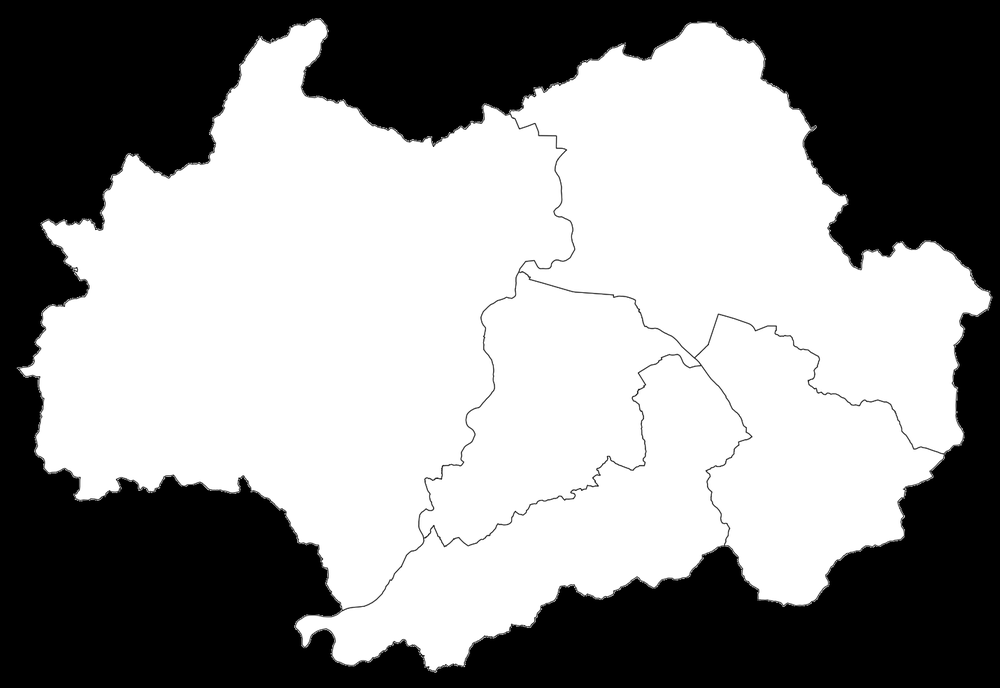
#> input picture korea_b.png, 1000 x 688 px, shrunk from 1430 x 984 before the run
$ python test.py
#> lines starting #> are read from the running program, lines starting #| are printed output that depends on the picture; after the words box and inside, x2 and y2 are one past the last pixel; in counts of white or black regions, pixels touching at a corner belong together
import cv2
import numpy as np
import sys


class coords:

    def __init__(self) -> None:
        pass

    def extract(imgpath):
        # 원본 이미지 불러오기
#> called with imgpath = 'korea_b.png'
        origin_img = cv2.imread(imgpath)
#> origin_img is the input picture: shape (688, 1000, 3); min 0, max 255, mean 147.2
        # 작업할 이미지 불러오기
        img = cv2.imread(imgpath)

        # 이미지 그레이 전환
        imgray = cv2.cvtColor(img, cv2.COLOR_RGB2GRAY)

        # 흑과 백으로 임계(threshold) 분할
        test, thresh = cv2.threshold(imgray, 127, 255, 0)
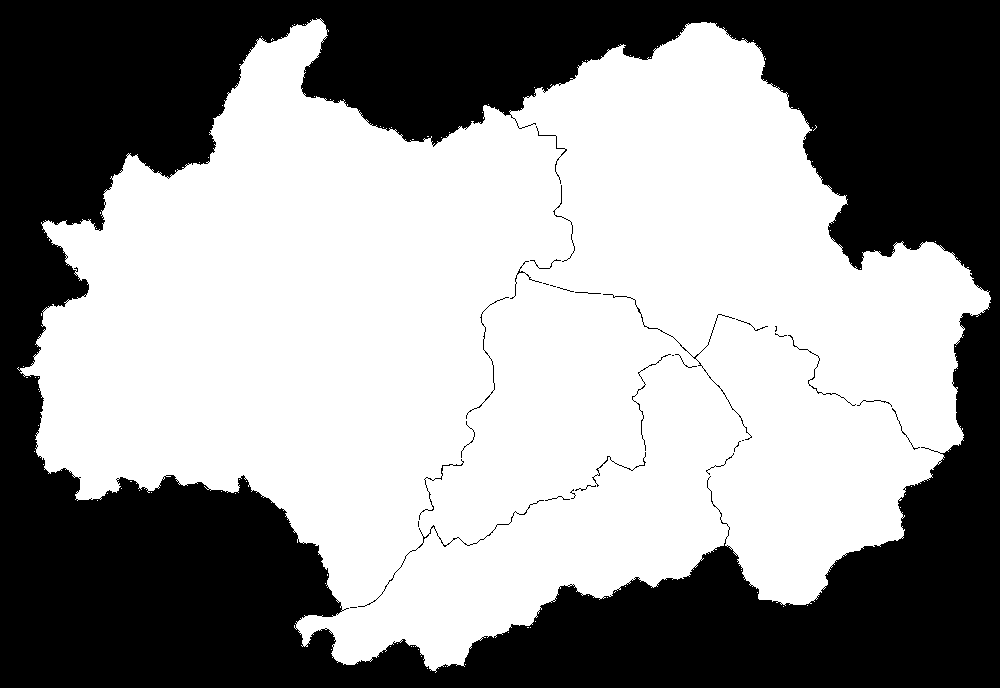
#> thresh: shape (688, 1000); 57.6% white; 32 black regions (11 under 20 px)
        contours, hierarchy = cv2.findContours(
            thresh, cv2.RETR_LIST, cv2.CHAIN_APPROX_NONE)     # contour(외곽선)를 찾아냄.(연속된 좌표점)
#> contours = 879 contours, 852 with area under 20; largest, box (x1, y1, x2, y2) and area: (17, 18, 991, 673) 396131, (440, 463, 454, 477) 46, (537, 130, 557, 137) 44, (555, 135, 566, 150) 42, (559, 184, 563, 206) 41

        # contour(외곽선)을 그림, 검은색(0, 0, 0), 두께 1로 // 경계 나누기용
        cv2.drawContours(img, contours, -1, (0, 0, 0), 1)
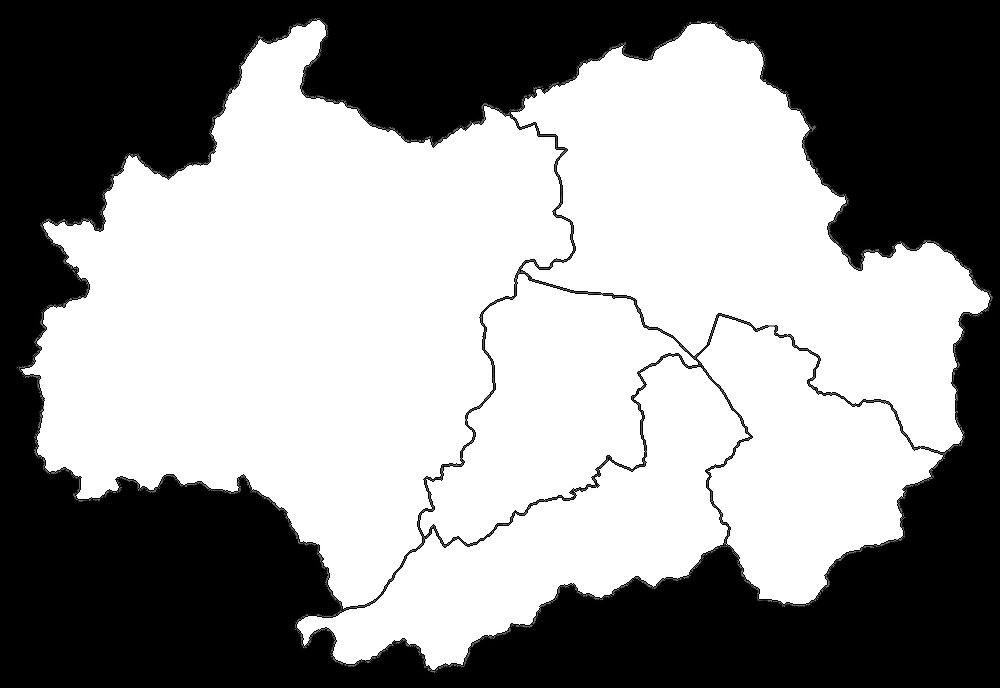
#> img: shape (688, 1000, 3); 1.17% of pixels changed, all inside (x1, y1, x2, y2) = (17, 18, 991, 673)

        imgray = cv2.cvtColor(img, cv2.COLOR_RGB2GRAY)
        # 흑과 백으로 임계(threshold) 분할
        test, thresh = cv2.threshold(imgray, 127, 255, 0)
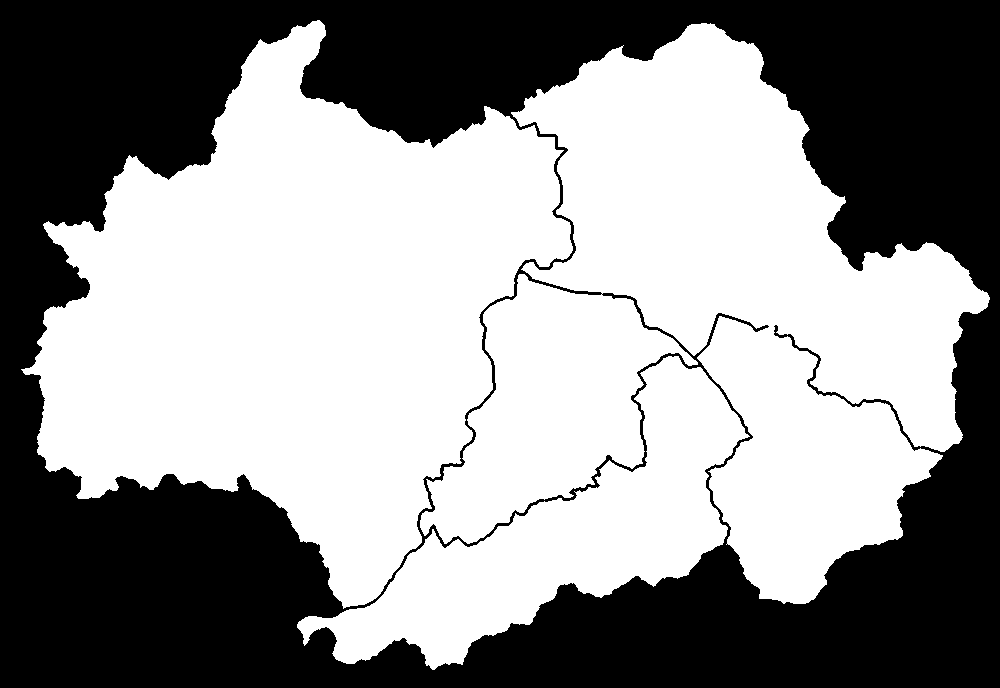
#> thresh: shape (688, 1000); 56.4% white; 1 black region
        contours, hierarchy = cv2.findContours(
            thresh, cv2.RETR_CCOMP, cv2.CHAIN_APPROX_NONE)     # contour(외곽선)를 찾아냄.(연속된 좌표점)
#> contours = 3 contours; box (x1, y1, x2, y2) and area: (21, 20, 573, 609) 173424, (420, 23, 990, 604) 165419, (297, 356, 750, 670) 45776

        # 원본 이미지에 contour(외곽선)을 그림, 빨간색(0, 0, 255), 두께 1로 -- 확인용
        cv2.drawContours(img, contours, -1, (0, 0, 255), 1)
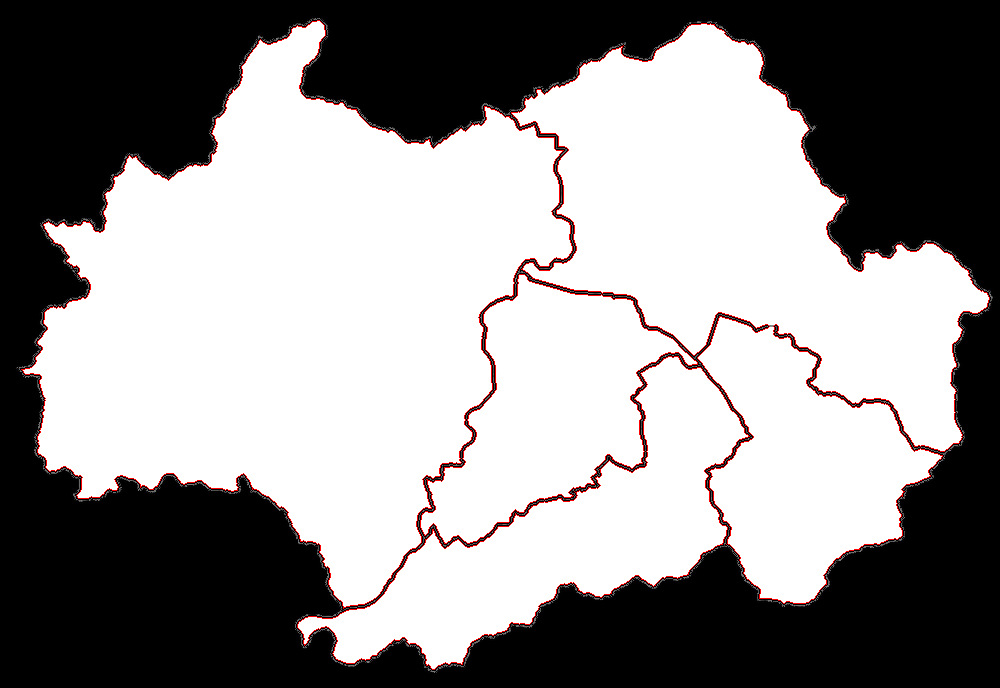
#> img: shape (688, 1000, 3); 1.02% of pixels changed, all inside (x1, y1, x2, y2) = (21, 20, 990, 670)

        # 이미지 출력
        cv2.imshow('result', img)
        # 아무키나 누르면
        cv2.waitKey(0)
        # 모든창 닫기
        cv2.destroyAllWindows()

        temp = list(contours)
#> temp has the same summary as contours
        temp.sort(key=len)
        temp.reverse()
        result = list()
        for i in range(len(temp)):
            # 작은 구역은 좌표를 출력하지 않고 PASS
            if len(temp[i]) < 10:
                continue
            result.append(temp[i])
#> this loop made 3 passes
#> after the loop, result has the same summary as contours

        return result, origin_img

    def printhtml(contours, n=1):
        # 좌표 생략 계수 default는 1이며 n을 함께 입력시 좌표의 갯수가 n분의 1로 줄어든다
        num = n
        # ---------------- 완성된 contours로 html 파일 제작 -----------------
        f = open('result.html', 'w')
        f.write('''<!DOCTYPE html>
<html>
<head></head>
<body>
<img src="''' + imgpath + ''' "usemap = "#test"/>
<map name="test">
''')
        f.close()
        sys.stdout = open('result.html', 'a')

        for i in range(len(contours)):
            # contours 간격을 n분의 1로 조정하여 출력
            arr = np.array(contours[i][0:len(contours[i]):num])
            # N차원의 contours 배열을 1차원으로 축소
            result = arr.ravel()
            print('<area shape=\"poly\" alt=\"\" title=\"' +
                  str(i+1) + '\" coords=\"')
            print(
                *result, sep=",", end=",")                                            # 배열사이에 들어갈 문자를 지정한 뒤 출력
            # 첫번째 좌표를 마지막에 추가
            print(*result[0:2], sep=',', end="\"")
            print('''
href=""
target="_self" />''')
        sys.stdout.close()

        f = open('result.html', 'a')
        f.write('''
</map>
</body>
</html>''')
        f.close()

    def labeling(contours, img):
        cv2.imshow('label', img)
        cv2.setMouseCallback('label', coords.on_mouse, img)

        for i in range(len(contours)):
            # img 다 0으로 만들기?
            mask = np.zeros(img.shape).astype(img.dtype)
            color = [255, 255, 255]
            # 경계선 내부 255로 채우기
            mask = cv2.fillPoly(mask, [contours[i]], color)
            res = cv2.bitwise_and(img, mask)
            x, y, w, h = cv2.boundingRect(contours[i])

        # [9 lines of commented-out code are left out]
        cv2.waitKey(0)
        # 모든창 닫기
        cv2.destroyAllWindows()
        # 이미지 출력

    def on_mouse(event, x, y, flags, param):
        global xy
        xy = list()
        # event는 마우스 동작 상수값, 클릭, 이동 등등
        # x, y는 내가 띄운 창을 기준으로 좌측 상단점이 0,0이 됌
        # flags는 마우스 이벤트가 발생할 때 키보드 또는 마우스 상태를 의미, Shif+마우스 등 설정가능
        # param은 영상이룻도 있도 전달하고 싶은 데이타, 안쓰더라도 넣어줘야함
        rows, cols = img.shape[:2]
        # 마스크 생성, 원래 이미지 보다 2픽셀 크게 ---①
        mask = np.zeros((rows+2, cols+2), np.uint8)
        # 채우기에 사용할 색 ---②
        newVal = (0, 0, 255)
        if event == cv2.EVENT_FLAG_LBUTTON:
            seed = (x, y)
            # 색 채우기 적용 ---④
            retval = cv2.fillPoly(img, contours, newVal)
            # 채우기 변경 결과 표시 ---⑤
            cv2.imshow('label', img)
            print(x, y)
            xy.append((x, y))
        return xy


# 이미지 경로 확장자까지 입력하기
imgpath = "korea_b.png"
contours, img = coords.extract(imgpath)
alt = coords.labeling(contours, img)
#> the loop in labeling, `for i in range(len(contours)):` made 3 passes
#> (x, y, w, h) on passes 1 to 3: (420, 23, 570, 581), (21, 20, 552, 589), (297, 356, 453, 314)
#> pass 1, in labeling, `mask = cv2.fillPoly(mask, [contours[i]], color)`:
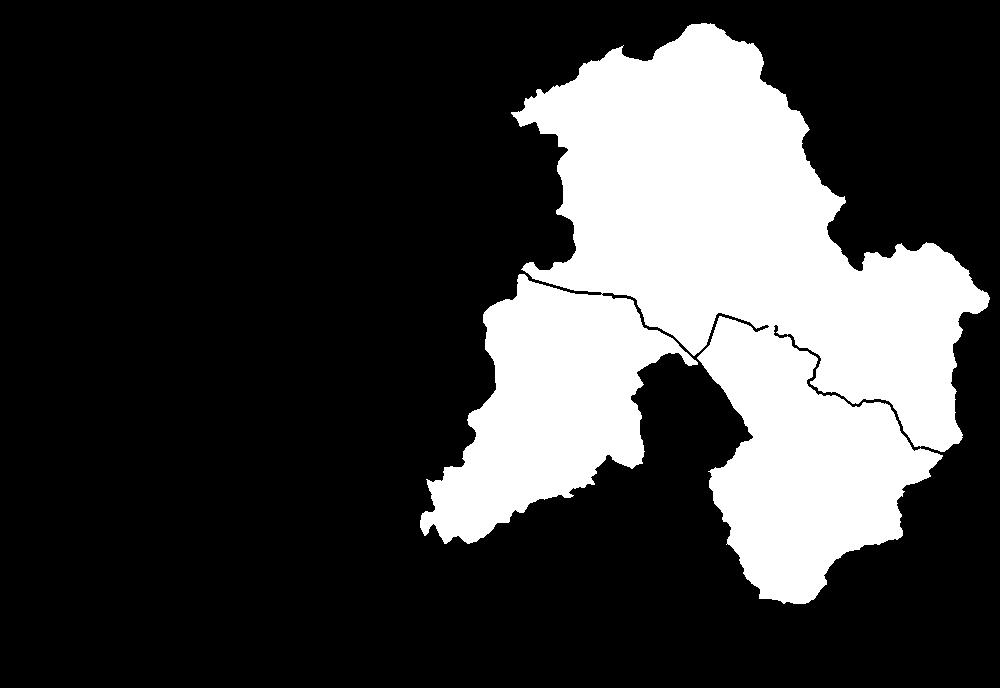
#> mask: shape (688, 1000, 3); 24.3% white; 1 white region, box (x1, y1, x2, y2) and area: (420, 23, 990, 604) 167189
#> pass 2, in labeling, `mask = cv2.fillPoly(mask, [contours[i]], color)`:
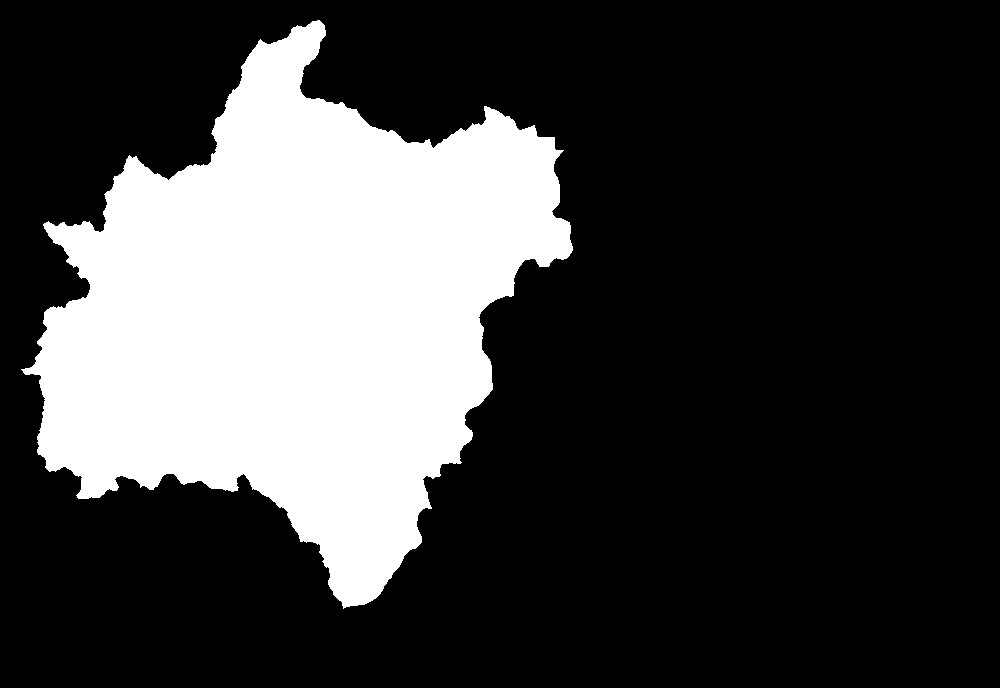
#> mask: shape (688, 1000, 3); 25.4% white; 1 white region, box (x1, y1, x2, y2) and area: (21, 20, 573, 609) 174506
print(alt)
#| None
# 1은 좌표를 n분의 1로 줄이는 n변수
coords.printhtml(contours, 5)
#> the loop in printhtml, `for i in range(len(contours)):` made 3 passes

$ run again, with korea.png copied over korea_b.png
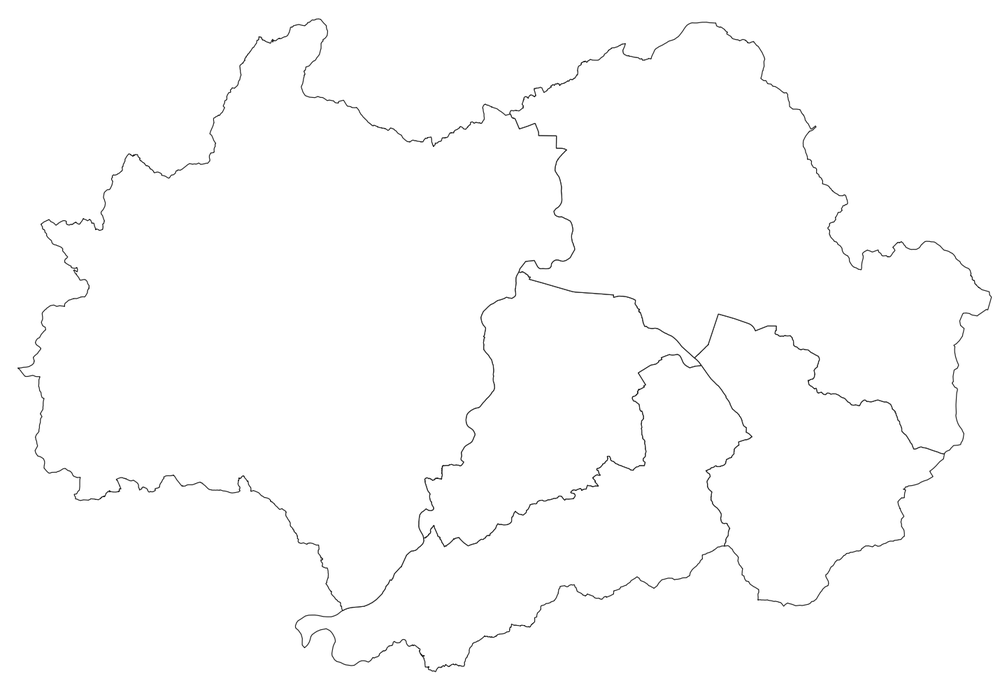
#> input picture korea.png, 1000 x 688 px, shrunk from 1430 x 984 before the run
#> in extract, origin_img is the input picture: shape (688, 1000, 3); min 8, max 255, mean 253
#> in extract, `contours, hierarchy = cv2.findContours( thresh, cv2.RETR_LIST, cv2.CHA..`: contours = 1897 contours, 1856 with area under 20; largest, box (x1, y1, x2, y2) and area: (0, 0, 1000, 688) 686313, (440, 463, 454, 477) 46, (537, 130, 557, 137) 44, (555, 135, 566, 150) 42, (559, 184, 563, 206) 41
#> in extract, `contours, hierarchy = cv2.findContours( thresh, cv2.RETR_CCOMP, cv2.CH..`: contours = 30 contours, 1 with area under 20; largest, box (x1, y1, x2, y2) and area: (1, 1, 999, 687) 682945, (313, 57, 770, 619) 7939, (759, 63, 994, 318) 1808, (773, 324, 966, 553) 1788, (299, 47, 487, 149) 1000
#> temp has the same summary as contours
#> the loop in extract, `for i in range(len(temp)):` made 30 passes
#> after the loop in extract, `for i in range(len(temp)):`: result has the same summary as contours
#> the loop in labeling, `for i in range(len(contours)):` made 30 passes
#> (x, y, w, h) on passes 1 to 8: (313, 57, 457, 562), (1, 1, 998, 686), (759, 63, 235, 255), (773, 324, 193, 229), (299, 47, 188, 102), (500, 573, 192, 63), (195, 18, 119, 149), (39, 216, 66, 93)
#> pass 1, in labeling, `mask = cv2.fillPoly(mask, [contours[i]], color)`:
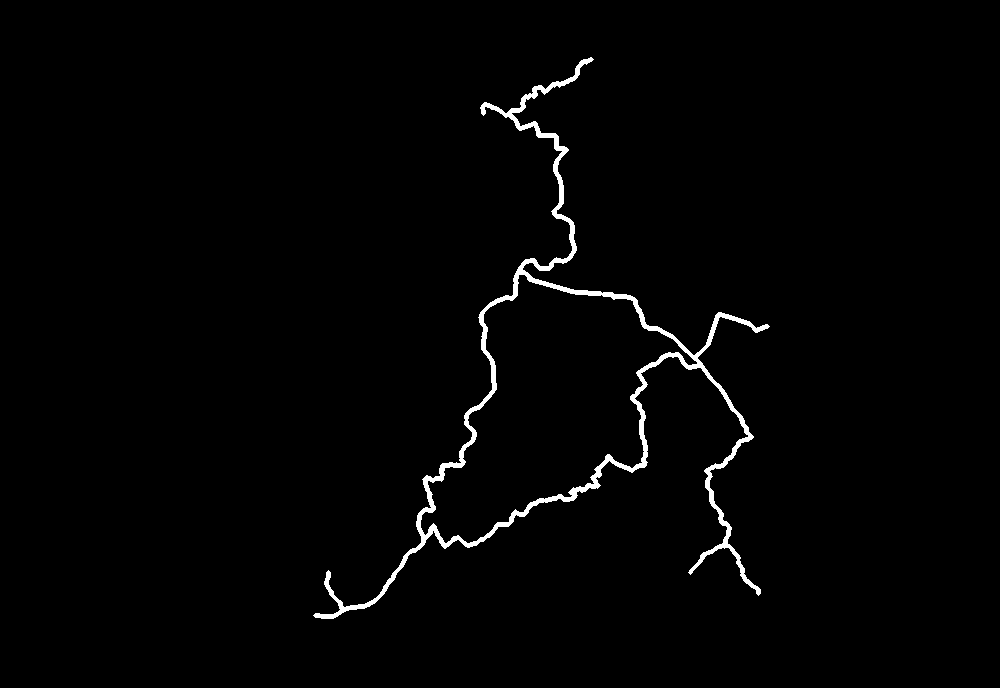
#> mask: shape (688, 1000, 3); 1.4% white; 1 white region, box (x1, y1, x2, y2) and area: (313, 57, 770, 619) 9860
#> pass 2, in labeling, `mask = cv2.fillPoly(mask, [contours[i]], color)`:
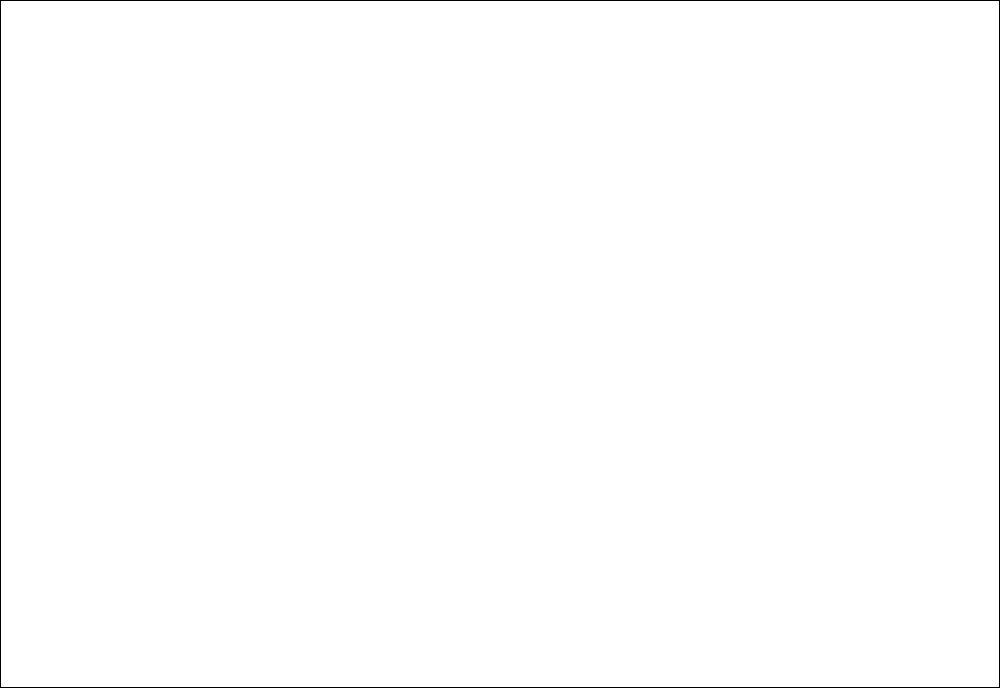
#> mask: shape (688, 1000, 3); 99.5% white; black in thin lines or dots
#| None
#> the loop in printhtml, `for i in range(len(contours)):` made 30 passes
#> result on passes 28 to 30: [90, 497, 91, 500, 86, 501, 89, 497], [757, 596, 762, 599, 757, 601], [314, 18, 317, 20]
